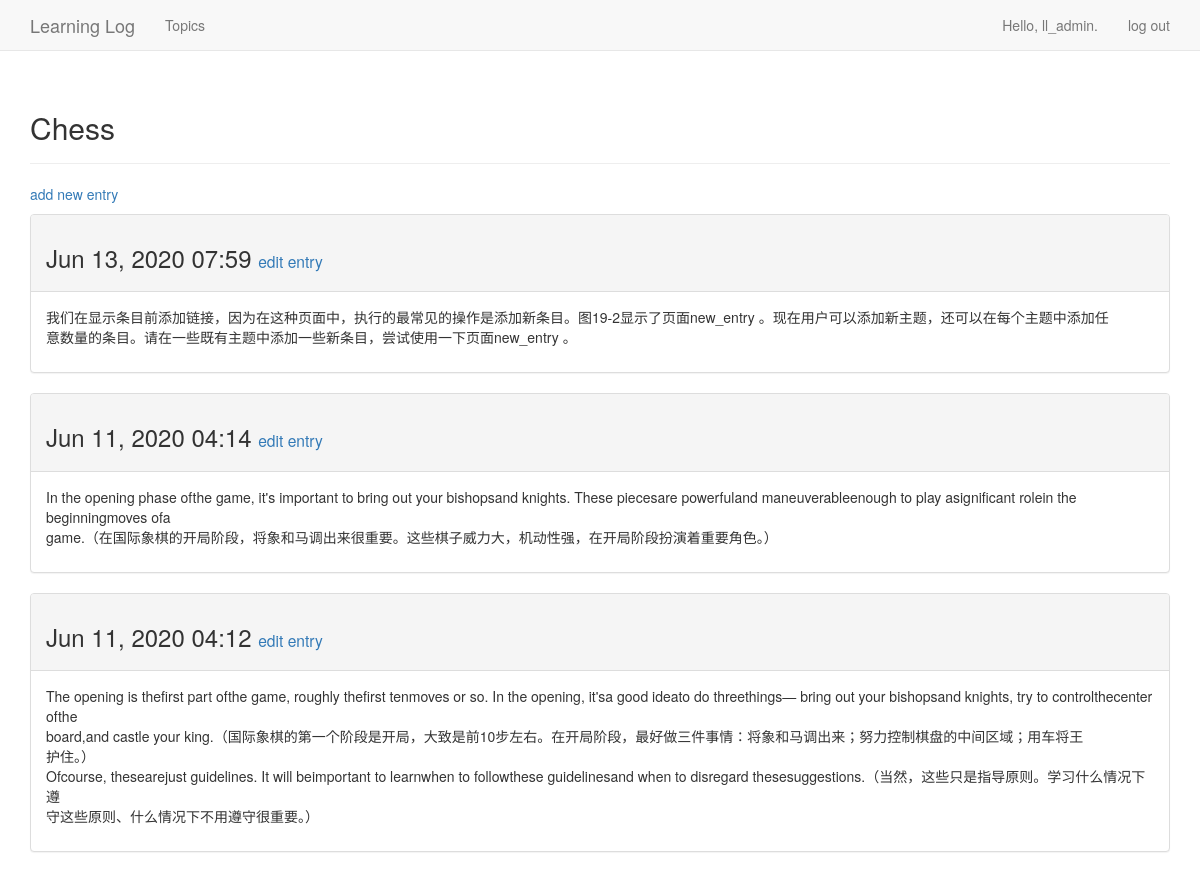
The page /topics/1/ (signed in) on the database its author committed.
### learning_logs/models.py (models this page shows, shortened)
class Topic( models.Model ):
    text = models.CharField( max_length = 200 )
    date_added = models.DateTimeField( auto_now_add = True )
    owner = models.ForeignKey( User,on_delete = models.CASCADE )
    def __str__( self ):
        return self.text

class Entry( models.Model ):
    topic = models.ForeignKey( Topic,on_delete = models.CASCADE )
    text = models.TextField()
    date_added = models.DateTimeField( auto_now_add = True )
    class meta:
        verbose_name_plural = 'entries'

### learning_logs/views.py (the view)
# urls.py: path( 'topics/<topic_id>/', views.topic, name = 'topic' ),
@login_required
def topic( request, topic_id ):
    topic = Topic.objects.get( id = topic_id )
    if topic.owner != request.user:
        raise Http404
    entries = topic.entry_set.order_by( '-date_added' )
    context = { 'topic': topic, 'entries' : entries }
    return render( request, 'learning_logs/topic.html', context )

### learning_logs/templates/learning_logs/topic.html
{% extends 'learning_logs/base.html' %}
❶ {% block header %}
<h2>{{ topic }}</h2>
{% endblock header %}
{% block content %}
<p>
<a href="{% url 'learning_logs:new_entry' topic.id %}">add new entry</a>
</p>
{% for entry in entries %}
<div class="panel panel-default">
<div class="panel-heading">
<h3>
{{ entry.date_added|date:'M d, Y H:i' }}
<small>
<a href="{% url 'learning_logs:edit_entry' entry.id %}">
edit entry</a>
</small>
</h3>
</div>
<div class="panel-body">
{{ entry.text|linebreaks }}
</div>
</div>
{% empty %}
There are no entries for this topic yet.
{% endfor %}
{% endblock content %}

### learning_logs/templates/learning_logs/base.html (shortened to what this page needs)
{% load bootstrap3 %}
<!DOCTYPE html>
<html lang="en">
    <head>
        {% bootstrap_css %}
    </head>
    <body>
        <nav class="navbar navbar-default navbar-static-top">
            <div class="container">
                <div class="navbar-header">
                    <a class="navbar-brand" href="{% url 'learning_logs:index' %}">
                        Learning Log
                    </a>
                </div>
                <div id="navbar" class="navbar-collapse collapse">
                    <ul class="nav navbar-nav">
                        <li>
                            <a href="{% url 'learning_logs:topics' %}">Topics</a>
                        </li>
                    </ul>
                    <ul class="nav navbar-nav navbar-right">
                        {% if user.is_authenticated %}
                        <li><a>Hello, {{ user.username }}.</a></li>
                        <li><a href="{% url 'users:logout' %}">log out</a></li>
                        {% else %}
                        <li><a href="{% url 'users:register' %}">register</a></li>
                        <li><a href="{% url 'users:login' %}">log in</a></li>
                        {% endif %}
                    </ul>
                </div>
            </div>
        </nav>
        <div class="container">
            <div class="page-header">
                {% block header %}{% endblock header %}
            </div>
            <div>
                {% block content %}{% endblock content %}
            </div>
        </div>
    </body>
</html>

### rows shown on the page
Topic: text "Chess"
Entry: date_added "Jun 13, 2020 07:59", text "我们在显示条目前添加链接，因为在这种页面中，执行的最常见的操作是添加新条目。图19-2显示了页面new_entry 。现在用户可以添加新主题，还可以在每个主题中添加任 意数量的条目。请在一些既有主题中添加一些新条目，尝试使用一下页面new_entry 。"
Entry: date_added "Jun 11, 2020 04:14", text "In the opening phase ofthe game, it's important to bring out your bishopsand knights. These piecesare powerfuland maneuverableenough to play asignificant rolein the beginningmoves ofa game.（在国际象棋的开局阶段，将象和马调出来很重要。这些棋子威力大，机动性强，在开局阶段扮演着重要角色。）"
Entry: date_added "Jun 11, 2020 04:12", text "The opening is thefirst part ofthe game, roughly thefirst tenmoves or so. In the opening, it'sa good ideato do threethings— bring out your bishopsand knights, try to controlthecenter ofthe board,and castle your king.（国际象棋的第一个阶段是开局，大致是前10步左右。在开局阶段，最好做三件事情：将象和马调出来；努力控制棋盘的中间区域；用车将王 护住。） Ofcourse, thesearejust guidelines. It will beimportant to learnwhen to followthese guidelinesand when to disregard thesesuggestions.（当然，这些只是指导原则。学习什么情况下遵 守这些原则、什么情况下不用遵守很重要。）"

### other values the page prints
{{ user.username }} "ll_admin"
